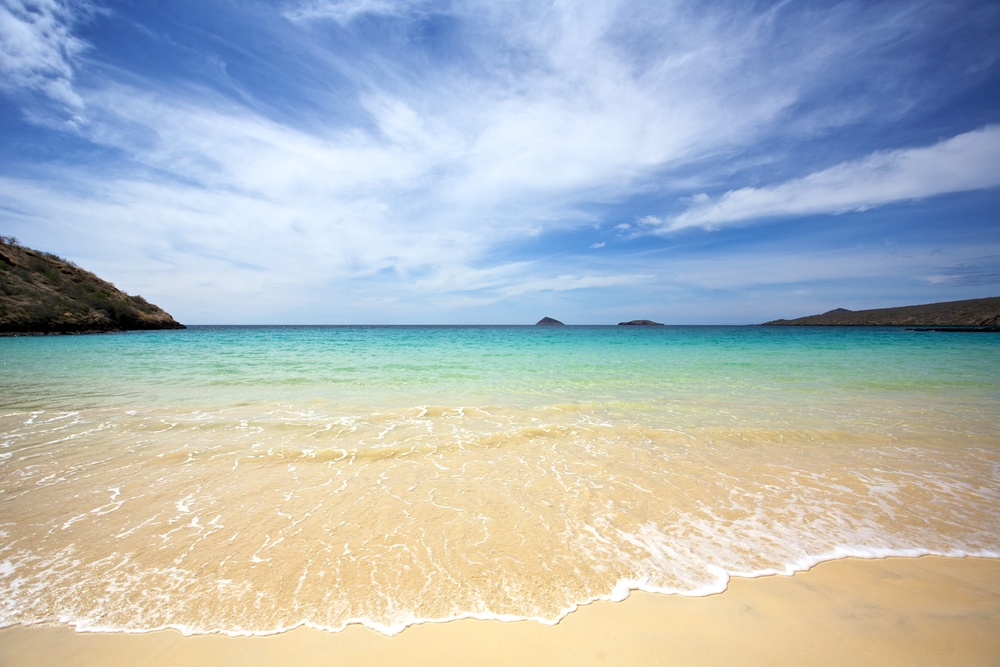
#> input picture image_processing/25.jpg, 1000 x 667 px, shrunk from 4368 x 2912 before the run
$ python masking.py --image 25.jpg
#> lines starting #> are read from the running program, lines starting #| are printed output that depends on the picture; after the words box and inside, x2 and y2 are one past the last pixel; in counts of white or black regions, pixels touching at a corner belong together
# masking.py
import numpy as np
import cv2
import argparse

ap = argparse.ArgumentParser()
ap.add_argument("-i", "--image", required=True, help="Path to image")
args = vars(ap.parse_args())
print(args)
image = cv2.imread(args['image'])
#> image is the input picture: shape (667, 1000, 3); mean B, G, R 188.8, 184.7, 175.1
cv2.imshow("Original Image", image)
mask = np.zeros(image.shape[:2], dtype="uint8")
cx, cy = image.shape[1] // 2, image.shape[0] // 2
#> cx = 500; cy = 333
cv2.rectangle(mask, (cx - 100, cy - 100), (cx + 100, cy + 100), 255, -1)
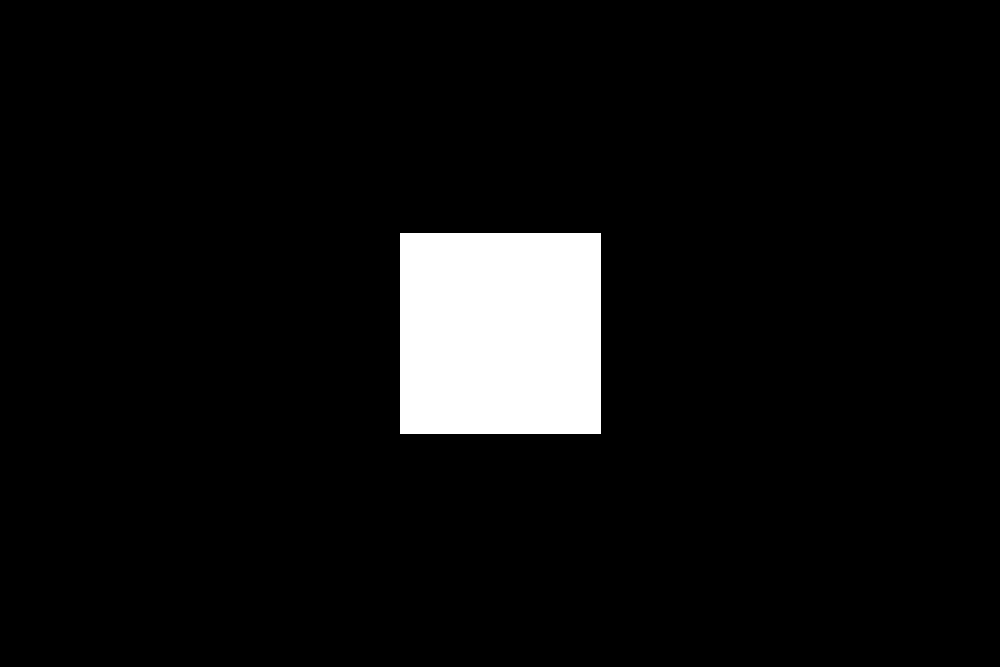
#> mask: shape (667, 1000); 6.1% white; 1 white region, box (x1, y1, x2, y2) and area: (400, 233, 601, 434) 40401
cv2.imshow("Mask", mask)

masked = cv2.bitwise_and(image, image, mask=mask)
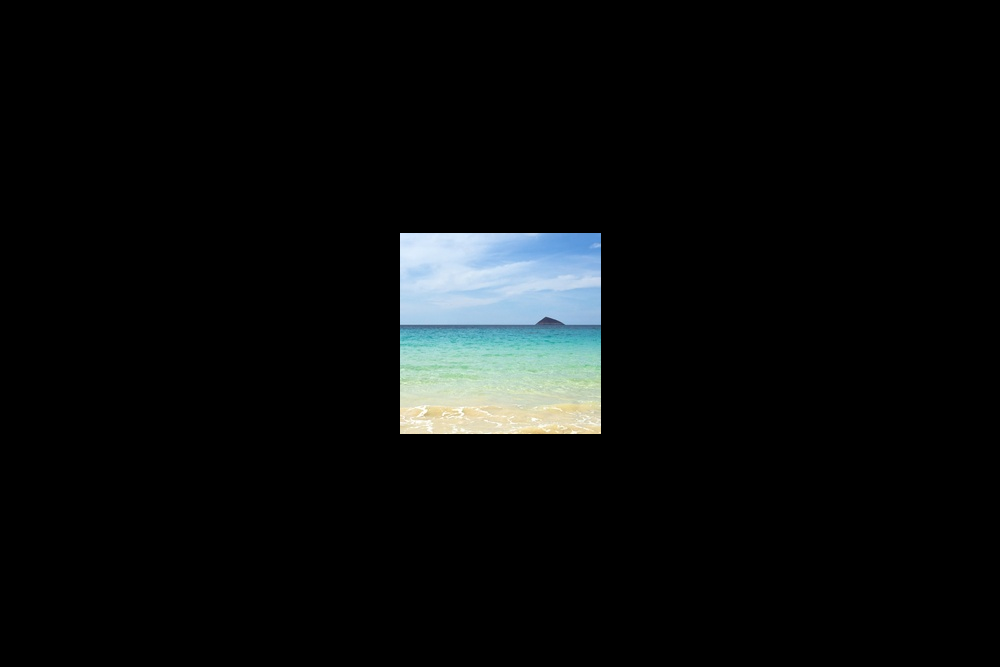
#> masked: shape (667, 1000, 3); mean B, G, R 12.7, 12.4, 10.5
cv2.imshow("Masked Image", masked)


cv2.waitKey(0)

$ run again, on image_processing/88.jpg
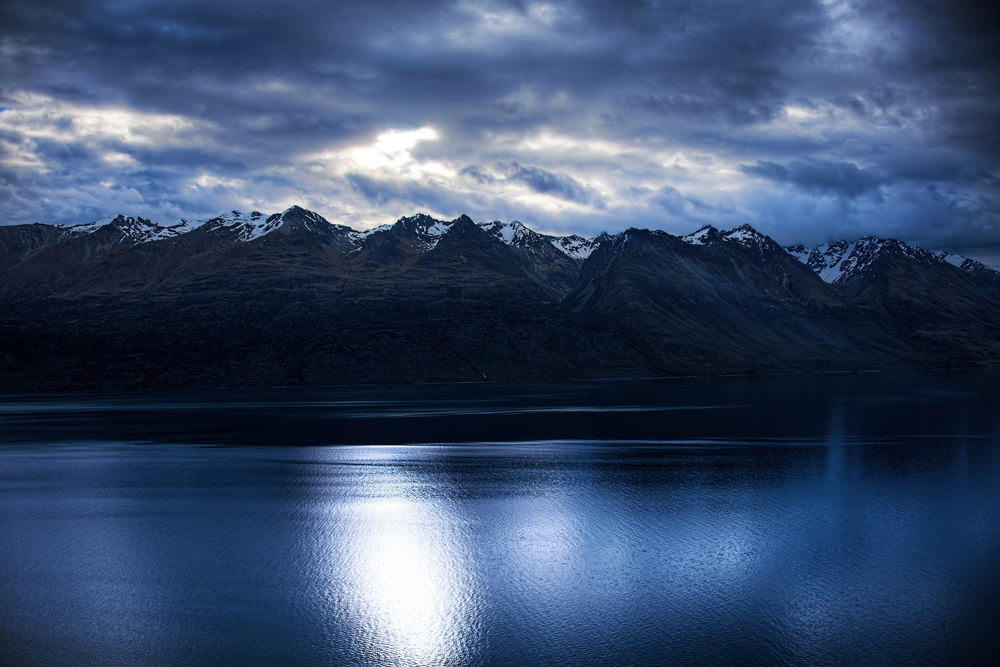
#> input picture image_processing/88.jpg, 1000 x 667 px, shrunk from 3000 x 2000 before the run
#> image is the input picture: shape (667, 1000, 3); mean B, G, R 106.6, 76, 57.2
#> mask: shape (667, 1000); 6.1% white; 1 white region, box (x1, y1, x2, y2) and area: (400, 233, 601, 434) 40401
#> `masked = cv2.bitwise_and(image, image, mask=mask)`:
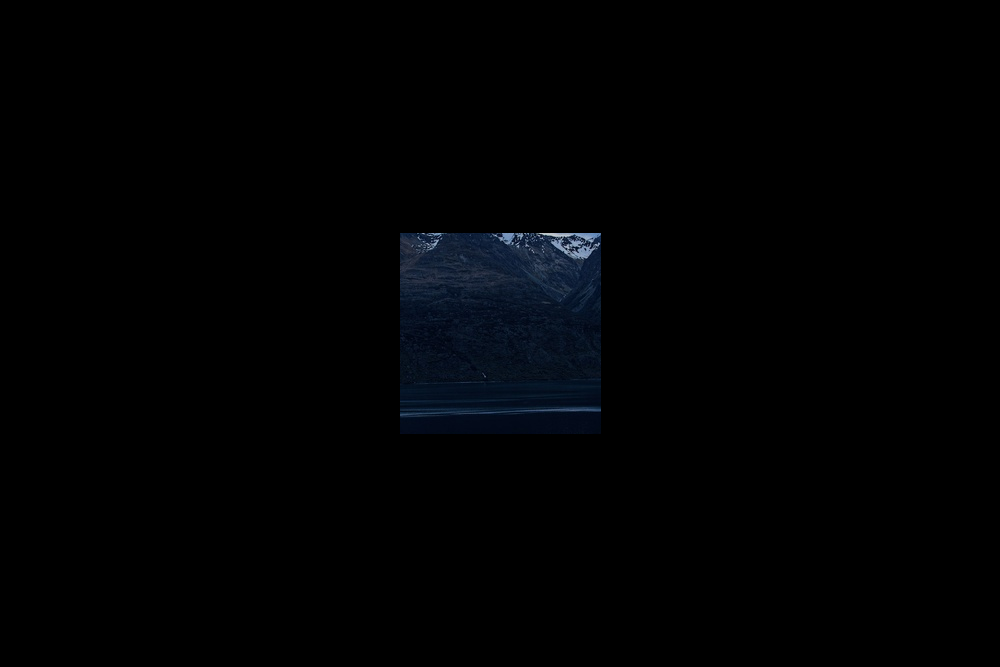
#> masked: shape (667, 1000, 3); mean B, G, R 2.7, 1.6, 0.9
